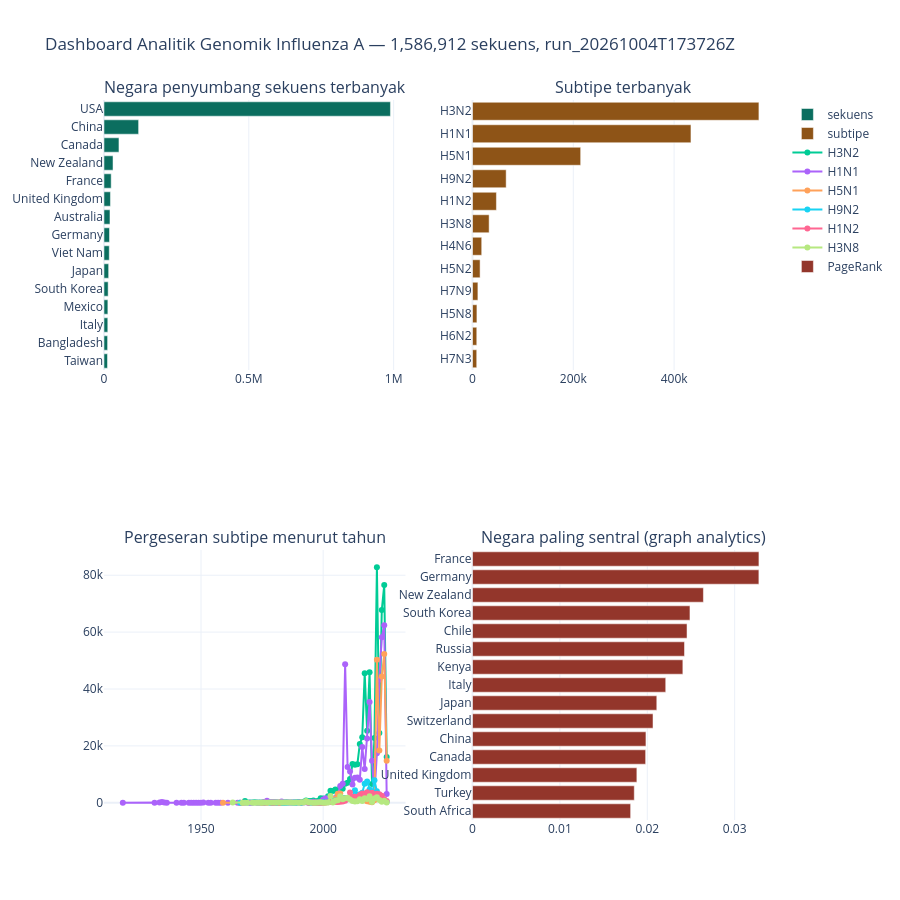

Here is the notebook cell this chart was saved with:
### Code cell
with Tahap("bangun dashboard interaktif", "VISUALISASI"):
    import plotly.graph_objects as go
    from plotly.subplots import make_subplots
    import plotly.io as pio

    neg = top_neg
    sub = top_sub

    fig = make_subplots(
        rows=2, cols=2,
        subplot_titles=("Negara penyumbang sekuens terbanyak",
                        "Subtipe terbanyak",
                        "Pergeseran subtipe menurut tahun",
                        "Negara paling sentral (graph analytics)"),
        specs=[[{"type": "bar"}, {"type": "bar"}],
               [{"type": "scatter"}, {"type": "bar"}]])

    fig.add_trace(go.Bar(x=neg["count"], y=neg["negara"], orientation="h",
                         marker_color="#0B6E5F", name="sekuens"), row=1, col=1)
    fig.add_trace(go.Bar(x=sub["count"], y=sub["subtipe"], orientation="h",
                         marker_color="#8E5417", name="subtipe"), row=1, col=2)

    for s in sub["subtipe"].head(6):
        d = per_tahun[per_tahun["subtipe"] == s]
        fig.add_trace(go.Scatter(x=d["tahun_koleksi"], y=d["count"],
                                 mode="lines+markers", name=s), row=2, col=1)

    if geo_sentral is not None:
        g = geo_sentral.orderBy(F.desc("skor")).limit(15).toPandas()
        fig.add_trace(go.Bar(x=g["skor"], y=g["id"], orientation="h",
                             marker_color="#93362B", name="PageRank"), row=2, col=2)

    fig.update_layout(
        height=900, showlegend=True,
        title_text="Dashboard Analitik Genomik Influenza A — "
                   f"{silver.count():,} sekuens, {RUN_ID}",
        template="plotly_white")
    fig.update_yaxes(autorange="reversed", row=1, col=1)
    fig.update_yaxes(autorange="reversed", row=1, col=2)
    fig.update_yaxes(autorange="reversed", row=2, col=2)

    berkas = OUT / "dashboard.html"
    pio.write_html(fig, file=str(berkas), include_plotlyjs="cdn", full_html=True)
    print(f"  Dashboard disimpan: {berkas}")
    print("  Buka dari Windows di D:\\BDA\\output\\dashboard.html")
    fig.show()

### Figure 1 — Plotly figure (JSON) as saved in the notebook; plotly's stock layout.template omitted (floating-point values rounded to 4 significant figures)
{"data": [{"marker": {"color": "#0B6E5F"}, "name": "sekuens", "orientation": "h", "type": "bar", "x": [988942, 119502, 51648, 31131, 24818, 22257, 20631, 19033, 18168, 16041, 14342, 13360, 13101, 12437, 12092], "xaxis": "x", "y": ["USA", "China", "Canada", "New Zealand", "France", "United Kingdom", "Australia", "Germany", "Viet Nam", "Japan", "South Korea", "Mexico", "Italy", "Bangladesh", "Taiwan"], "yaxis": "y"}, {"marker": {"color": "#8E5417"}, "name": "subtipe", "orientation": "h", "type": "bar", "x": [568329, 433463, 214639, 66791, 47468, 32973, 18280, 15067, 10716, 8769, 8502, 8375], "xaxis": "x2", "y": ["H3N2", "H1N1", "H5N1", "H9N2", "H1N2", "H3N8", "H4N6", "H5N2", "H7N9", "H5N8", "H6N2", "H7N3"], "yaxis": "y2"}, {"mode": "lines+markers", "name": "H3N2", "type": "scatter", "x": [1968, 1969, 1970, 1971, 1972, 1973, 1974, 1975, 1976, 1977, 1978, 1979, 1980, 1981, 1982, 1983, 1984, 1985, 1986, 1987, 1988, 1989, 1990, 1991, 1992, 1993, 1994, 1995, 1996, 1997, 1998, 1999, 2000, 2001, 2002, 2003, 2004, 2005, 2006, 2007, 2008, 2009, 2010, 2011, 2012, 2013, 2014, 2015, 2016, 2017, 2018, 2019, 2020, 2021, 2022, 2023, 2024, 2025, 2026], "xaxis": "x3", "y": [644, 66, 56, 78, 149, 82, 106, 121, 184, 152, 202, 42, 152, 80, 120, 129, 112, 141, 75, 88, 129, 206, 133, 308, 364, 832, 640, 640, 798, 479, 710, 1616, 1504, 902, 2289, 4186, 4106, 4656, 2997, 5316, 4931, 6653, 7053, 8324, 13589, 13392, 13513, 20672, 23013, 45494, 25324, 45883, 6577, 22726, 82811, 24499, 67763, 76527, 16063], "yaxis": "y3"}, {"mode": "lines+markers", "name": "H1N1", "type": "scatter", "x": [1918, 1931, 1933, 1934, 1935, 1936, 1940, 1942, 1943, 1945, 1946, 1947, 1948, 1949, 1950, 1951, 1953, 1954, 1956, 1957, 1958, 1961, 1965, 1966, 1967, 1968, 1970, 1971, 1973, 1974, 1975, 1976, 1977, 1978, 1979, 1980, 1981, 1982, 1983, 1984, 1985, 1986, 1987, 1988, 1989, 1990, 1991, 1992, 1993, 1994, 1995, 1996, 1997, 1998, 1999, 2000, 2001, 2002, 2003, 2004, 2005, 2006, 2007, 2008, 2009, 2010, 2011, 2012, 2013, 2014, 2015, 2016, 2017, 2018, 2019, 2020, 2021, 2022, 2023, 2024, 2025, 2026], "xaxis": "x3", "y": [23, 24, 53, 289, 56, 8, 16, 26, 32, 8, 25, 33, 24, 23, 30, 49, 15, 32, 15, 33, 8, 8, 2, 8, 8, 2, 8, 8, 1, 2, 24, 267, 694, 235, 247, 159, 201, 41, 427, 52, 52, 126, 119, 112, 34, 68, 103, 104, 216, 190, 305, 317, 109, 171, 396, 1171, 1581, 715, 1105, 679, 1661, 2754, 5855, 6657, 48726, 12541, 11019, 6403, 8763, 8899, 8097, 19607, 11881, 22632, 35392, 14810, 3119, 17386, 43295, 58199, 62437, 3045], "yaxis": "y3"}, {"mode": "lines+markers", "name": "H5N1", "type": "scatter", "x": [1959, 1966, 1967, 1975, 1981, 1982, 1983, 1991, 1996, 1997, 1998, 1999, 2000, 2001, 2002, 2003, 2004, 2005, 2006, 2007, 2008, 2009, 2010, 2011, 2012, 2013, 2014, 2015, 2016, 2017, 2018, 2019, 2020, 2021, 2022, 2023, 2024, 2025, 2026], "xaxis": "x3", "y": [17, 2, 2, 5, 7, 8, 8, 22, 2, 52, 6, 16, 39, 177, 228, 392, 565, 1397, 3159, 3215, 1639, 1047, 1568, 1935, 1769, 1666, 1147, 2210, 931, 863, 485, 370, 164, 917, 50311, 18385, 44402, 52300, 14774], "yaxis": "y3"}, {"mode": "lines+markers", "name": "H9N2", "type": "scatter", "x": [1966, 1976, 1978, 1979, 1980, 1981, 1983, 1984, 1985, 1988, 1989, 1991, 1994, 1995, 1996, 1997, 1998, 1999, 2000, 2001, 2002, 2003, 2004, 2005, 2006, 2007, 2008, 2009, 2010, 2011, 2012, 2013, 2014, 2015, 2016, 2017, 2018, 2019, 2020, 2021, 2022, 2023, 2024, 2025, 2026], "xaxis": "x3", "y": [33, 10, 2, 40, 12, 14, 2, 6, 4, 10, 8, 16, 8, 9, 19, 40, 132, 119, 224, 340, 347, 570, 647, 782, 621, 1078, 905, 1651, 1221, 2122, 1888, 4360, 2758, 2977, 3498, 6697, 7475, 4639, 2336, 7888, 4005, 1786, 1119, 685, 368], "yaxis": "y3"}, {"mode": "lines+markers", "name": "H1N2", "type": "scatter", "x": [1976, 1977, 1979, 1980, 1982, 1994, 1996, 1997, 1998, 1999, 2000, 2001, 2002, 2003, 2004, 2005, 2006, 2007, 2008, 2009, 2010, 2011, 2012, 2013, 2014, 2015, 2016, 2017, 2018, 2019, 2020, 2021, 2022, 2023, 2024, 2025, 2026], "xaxis": "x3", "y": [34, 8, 8, 8, 8, 32, 37, 22, 16, 71, 42, 52, 167, 469, 323, 285, 282, 372, 462, 721, 1320, 3563, 2017, 2071, 2051, 2695, 3286, 3173, 3686, 3091, 3557, 2361, 3146, 2996, 2431, 1251, 650], "yaxis": "y3"}, {"mode": "lines+markers", "name": "H3N8", "type": "scatter", "x": [1963, 1967, 1968, 1969, 1971, 1972, 1973, 1974, 1975, 1976, 1977, 1978, 1979, 1980, 1981, 1982, 1983, 1984, 1985, 1986, 1987, 1988, 1989, 1990, 1991, 1992, 1993, 1994, 1995, 1996, 1997, 1998, 1999, 2000, 2001, 2002, 2003, 2004, 2005, 2006, 2007, 2008, 2009, 2010, 2011, 2012, 2013, 2014, 2015, 2016, 2017, 2018, 2019, 2020, 2021, 2022, 2023, 2024, 2025, 2026], "xaxis": "x3", "y": [60, 1, 1, 8, 16, 24, 3, 24, 34, 102, 25, 71, 109, 64, 121, 119, 85, 71, 46, 82, 114, 33, 64, 16, 164, 84, 654, 184, 50, 17, 43, 117, 165, 39, 30, 81, 2380, 92, 676, 875, 2253, 1262, 1557, 1718, 1130, 618, 473, 553, 1258, 625, 1582, 1323, 2325, 306, 1526, 1947, 967, 376, 695, 80], "yaxis": "y3"}, {"marker": {"color": "#93362B"}, "name": "PageRank", "orientation": "h", "type": "bar", "x": [0.03278, 0.03277, 0.02642, 0.02488, 0.02455, 0.02426, 0.02407, 0.02211, 0.02109, 0.02066, 0.01985, 0.01981, 0.01881, 0.01851, 0.0181], "xaxis": "x4", "y": ["France", "Germany", "New Zealand", "South Korea", "Chile", "Russia", "Kenya", "Italy", "Japan", "Switzerland", "China", "Canada", "United Kingdom", "Turkey", "South Africa"], "yaxis": "y4"}], "layout": {"annotations": [{"font": {"size": 16}, "showarrow": false, "text": "Negara penyumbang sekuens terbanyak", "x": 0.225, "xanchor": "center", "xref": "paper", "y": 1, "yanchor": "bottom", "yref": "paper"}, {"font": {"size": 16}, "showarrow": false, "text": "Subtipe terbanyak", "x": 0.775, "xanchor": "center", "xref": "paper", "y": 1, "yanchor": "bottom", "yref": "paper"}, {"font": {"size": 16}, "showarrow": false, "text": "Pergeseran subtipe menurut tahun", "x": 0.225, "xanchor": "center", "xref": "paper", "y": 0.375, "yanchor": "bottom", "yref": "paper"}, {"font": {"size": 16}, "showarrow": false, "text": "Negara paling sentral (graph analytics)", "x": 0.775, "xanchor": "center", "xref": "paper", "y": 0.375, "yanchor": "bottom", "yref": "paper"}], "height": 900, "showlegend": true, "title": {"text": "Dashboard Analitik Genomik Influenza A — 1,586,912 sekuens, run_20261004T173726Z"}, "xaxis": {"anchor": "y", "domain": [0, 0.45]}, "xaxis2": {"anchor": "y2", "domain": [0.55, 1]}, "xaxis3": {"anchor": "y3", "domain": [0, 0.45]}, "xaxis4": {"anchor": "y4", "domain": [0.55, 1]}, "yaxis": {"anchor": "x", "autorange": "reversed", "domain": [0.625, 1]}, "yaxis2": {"anchor": "x2", "autorange": "reversed", "domain": [0.625, 1]}, "yaxis3": {"anchor": "x3", "domain": [0, 0.375]}, "yaxis4": {"anchor": "x4", "autorange": "reversed", "domain": [0, 0.375]}}}
